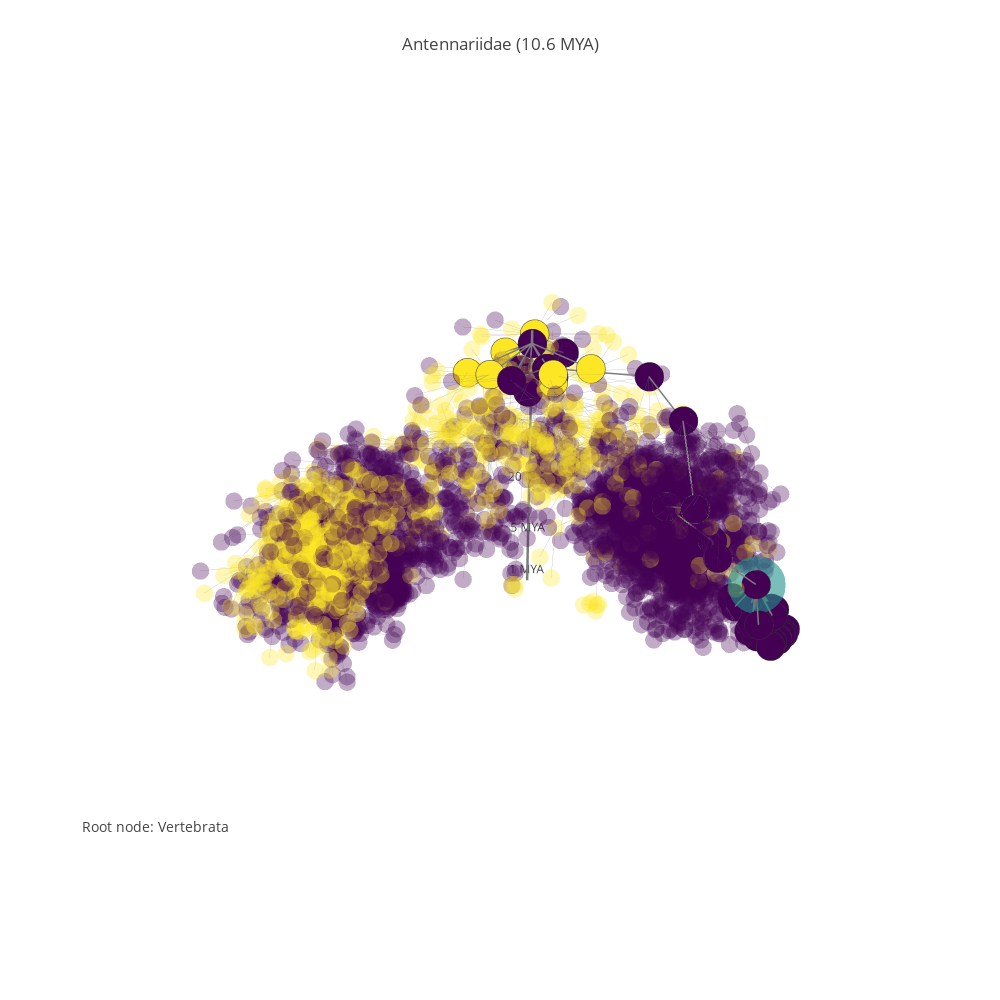

Source (notebook cell):
### Code cell
#focus_node = 16024 # whales
#focus_node = 16293 # Catarrhini
#focus_node = 16299 # Hominidae
pgp.refocus(21993)

### Figure 1 — Plotly figure (JSON) as saved in the notebook; plotly's stock layout.template omitted (floating-point values rounded to 4 significant figures; data arrays with more than 128 entries replaced by an {"elided": "..."} marker saying what was removed)
{"data": [{"hoverinfo": "none", "line": {"color": "rgb(125,125,125)", "width": 5}, "mode": "lines", "type": "scatter3d", "uid": "a449f8ca-ce27-11e8-889a-f45c89a09993", "x": [-2.127, -2.127, null], "y": [0.3212, 0.3212, null], "z": [6.506, 0.8307, null]}, {"mode": "text", "text": ["1 MYA", "5 MYA", "20 MYA", "50 MYA", "150 MYA"], "type": "scatter3d", "uid": "a449fca8-ce27-11e8-9b1c-f45c89a09993", "x": [-2.127, -2.127, -2.127], "y": [0.3212, 0.3212, 0.3212], "z": [0.6931, 1.792, 3.045, 3.932, 5.017]}, {"hoverinfo": "none", "line": {"color": "rgb(125,125,125)", "width": 1}, "mode": "lines", "opacity": 0.33, "type": "scatter3d", "uid": "a449fea6-ce27-11e8-b319-f45c89a09993", "x": {"elided": "12027 float values"}, "y": {"elided": "12027 float values"}, "z": {"elided": "12027 float values"}}, {"hoverinfo": "text", "marker": {"color": {"elided": "4009 int values"}, "colorscale": "Viridis", "opacity": 0.33, "size": 6, "symbol": "circle"}, "mode": "markers", "name": "actors", "text": {"elided": "4009 str values"}, "textfont": {"color": "#ff7f0e", "family": "sans serif", "size": 18}, "type": "scatter3d", "uid": "a44a0040-ce27-11e8-a4a8-f45c89a09993", "x": {"elided": "4009 float values"}, "y": {"elided": "4009 float values"}, "z": {"elided": "4009 float values"}}, {"hoverinfo": "none", "line": {"color": "rgb(125,125,125)", "width": 3}, "mode": "lines", "opacity": 1, "type": "scatter3d", "uid": "a44a01d0-ce27-11e8-a636-f45c89a09993", "x": {"elided": "183 float values"}, "y": {"elided": "183 float values"}, "z": {"elided": "183 float values"}}, {"hoverinfo": "text", "marker": {"color": [0, 0, 2, 0, 2, 2, 2, 0, 2, 0, 2, 2, 0, 0, 0, 0, 0, 0, 0, 0, 0, 0, 0, 0, 0, 0, 0, 0, 0, 0, 0, 0, 0, 0, 0, 0, 0, 0, 0, 0, 0, 0, 0, 0, 0, 0, 0, 0, 0, 0, 0, 0, 0, 0, 0, 0, 0, 0, 0, 0, 0, 0, 2], "colorscale": "Viridis", "line": {"color": "rgb(50,50,50)", "width": 0.5}, "size": 10, "symbol": "circle"}, "mode": "markers", "name": "actors", "text": ["<a href=\"https://en.wikipedia.org/wiki/Vertebrata\">Vertebrata -- 14829 (520.0 MYA)</a>", "<a href=\"https://en.wikipedia.org/wiki/Hyperoartia\">Hyperoartia -- 14831 (260.0 MYA)</a>", "<a href=\"https://en.wikipedia.org/wiki/Euconodonta\">Euconodonta -- 14832 (260.0 MYA)</a>", "<a href=\"https://en.wikipedia.org/wiki/Node 1\">Node 1 -- 14833 (260.0 MYA)</a>", "<a href=\"https://en.wikipedia.org/wiki/Pteraspidomorphi\">Pteraspidomorphi -- 14834 (358.9 MYA)</a>", "<a href=\"https://en.wikipedia.org/wiki/Thelodonti\">Thelodonti -- 14835 (458.0 MYA)</a>", "<a href=\"https://en.wikipedia.org/wiki/Anaspida\">Anaspida -- 14837 (444.0 MYA)</a>", "<a href=\"https://en.wikipedia.org/wiki/Node 2\">Node 2 -- 14838 (260.0 MYA)</a>", "<a href=\"https://en.wikipedia.org/wiki/Galeaspida\">Galeaspida -- 14839 (439.0 MYA)</a>", "<a href=\"https://en.wikipedia.org/wiki/Node 3\">Node 3 -- 14840 (260.0 MYA)</a>", "<a href=\"https://en.wikipedia.org/wiki/Pituriaspida\">Pituriaspida -- 14841 (419.2 MYA)</a>", "<a href=\"https://en.wikipedia.org/wiki/Osteostraci\">Osteostraci -- 14842 (433.0 MYA)</a>", "<a href=\"https://en.wikipedia.org/wiki/Gnathostomata\">Gnathostomata -- 14843 (462.0 MYA)</a>", "<a href=\"https://en.wikipedia.org/wiki/Actinopterygii\">Actinopterygii -- 14923 (419.0 MYA)</a>", "<a href=\"https://en.wikipedia.org/wiki/Halecostomi\">Halecostomi -- 68717 (419.0 MYA)</a>", "<a href=\"https://en.wikipedia.org/wiki/Teleostei\">Teleostei -- 15054 (252.17 MYA)</a>", "<a href=\"https://en.wikipedia.org/wiki/Acanthomorpha\">Acanthomorpha -- 15088 (100.0 MYA)</a>", "<a href=\"https://en.wikipedia.org/wiki/Acanthopterygii\">Acanthopterygii -- 15094 (50.0 MYA)</a>", "<a href=\"https://en.wikipedia.org/wiki/Percomorpha\">Percomorpha -- 52146 (25.0 MYA)</a>", "<a href=\"https://en.wikipedia.org/wiki/Lophiiformes\">Lophiiformes -- 21989 (21.2 MYA)</a>", "<a href=\"https://en.wikipedia.org/wiki/Antennariidae\">Antennariidae -- 21993 (10.6 MYA)</a>", "<a href=\"https://en.wikipedia.org/wiki/Antennarius\">Antennarius -- 52009 (5.3 MYA)</a>", "<a href=\"https://en.wikipedia.org/wiki/Antennarius striatus Group\">Antennarius striatus Group -- 52020 (4.5 MYA)</a>", "<a href=\"https://en.wikipedia.org/wiki/Antennarius striatus\">Antennarius striatus -- 52046 (2.6 MYA)</a>", "<a href=\"https://en.wikipedia.org/wiki/Antennarius hispidus\">Antennarius hispidus -- 52047 (2.6 MYA)</a>", "<a href=\"https://en.wikipedia.org/wiki/Antennarius nummifer Group\">Antennarius nummifer Group -- 52026 (2.6 MYA)</a>", "<a href=\"https://en.wikipedia.org/wiki/Antennarius nummifer\">Antennarius nummifer -- 52048 (2.6 MYA)</a>", "<a href=\"https://en.wikipedia.org/wiki/Antennarius coccineus\">Antennarius coccineus -- 52051 (2.6 MYA)</a>", "<a href=\"https://en.wikipedia.org/wiki/Antennarius bermudensis\">Antennarius bermudensis -- 52052 (2.6 MYA)</a>", "<a href=\"https://en.wikipedia.org/wiki/Antennarius sanguineus\">Antennarius sanguineus -- 52053 (2.6 MYA)</a>", "<a href=\"https://en.wikipedia.org/wiki/Antennarius duescus\">Antennarius duescus -- 52055 (2.6 MYA)</a>", "<a href=\"https://en.wikipedia.org/wiki/Antennarius analis\">Antennarius analis -- 52056 (2.6 MYA)</a>", "<a href=\"https://en.wikipedia.org/wiki/Antennarius dorhensis\">Antennarius dorhensis -- 52057 (2.6 MYA)</a>", "<a href=\"https://en.wikipedia.org/wiki/Antennarius rosaceus\">Antennarius rosaceus -- 52058 (2.6 MYA)</a>", "<a href=\"https://en.wikipedia.org/wiki/Antennarius biocellatus\">Antennarius biocellatus -- 52028 (2.6 MYA)</a>", "<a href=\"https://en.wikipedia.org/wiki/Antennarius pauciradiatus Group\">Antennarius pauciradiatus Group -- 52029 (2.6 MYA)</a>", "<a href=\"https://en.wikipedia.org/wiki/Antennarius randalli\">Antennarius randalli -- 52065 (2.6 MYA)</a>", "<a href=\"https://en.wikipedia.org/wiki/Antennarius pauciradiatus\">Antennarius pauciradiatus -- 52066 (2.6 MYA)</a>", "<a href=\"https://en.wikipedia.org/wiki/Antennarius pictus Group\">Antennarius pictus Group -- 52022 (2.6 MYA)</a>", "<a href=\"https://en.wikipedia.org/wiki/Antennarius pictus\">Antennarius pictus -- 52030 (2.6 MYA)</a>", "<a href=\"https://en.wikipedia.org/wiki/Antennarius maculatus\">Antennarius maculatus -- 52031 (2.6 MYA)</a>", "<a href=\"https://en.wikipedia.org/wiki/Antennarius commersoni\">Antennarius commersoni -- 52032 (2.6 MYA)</a>", "<a href=\"https://en.wikipedia.org/wiki/Antennarius multiocellatus\">Antennarius multiocellatus -- 52034 (2.6 MYA)</a>", "<a href=\"https://en.wikipedia.org/wiki/Antennarius pardalis\">Antennarius pardalis -- 52035 (2.6 MYA)</a>", "<a href=\"https://en.wikipedia.org/wiki/Anennarius ocellatus Group\">Anennarius ocellatus Group -- 52024 (2.6 MYA)</a>", "<a href=\"https://en.wikipedia.org/wiki/Antennarius indicus\">Antennarius indicus -- 52036 (2.6 MYA)</a>", "<a href=\"https://en.wikipedia.org/wiki/Antennarius radiosus\">Antennarius radiosus -- 52038 (2.6 MYA)</a>", "<a href=\"https://en.wikipedia.org/wiki/Antennarius scriptissimus\">Antennarius scriptissimus -- 52041 (2.6 MYA)</a>", "<a href=\"https://en.wikipedia.org/wiki/Antennarius avalonis\">Antennarius avalonis -- 52042 (2.6 MYA)</a>", "<a href=\"https://en.wikipedia.org/wiki/Antennarius ocellatus\">Antennarius ocellatus -- 52044 (2.6 MYA)</a>", "<a href=\"https://en.wikipedia.org/wiki/Antennarius senegalensis\">Antennarius senegalensis -- 52045 (2.6 MYA)</a>", "<a href=\"https://en.wikipedia.org/wiki/Nudiantennarius\">Nudiantennarius -- 52008 (5.3 MYA)</a>", "<a href=\"https://en.wikipedia.org/wiki/Antennatus\">Antennatus -- 52007 (5.3 MYA)</a>", "<a href=\"https://en.wikipedia.org/wiki/Kuiterichthys\">Kuiterichthys -- 52005 (5.3 MYA)</a>", "<a href=\"https://en.wikipedia.org/wiki/Allenichthys\">Allenichthys -- 52004 (5.3 MYA)</a>", "<a href=\"https://en.wikipedia.org/wiki/Lophiocharon\">Lophiocharon -- 52003 (5.3 MYA)</a>", "<a href=\"https://en.wikipedia.org/wiki/Echinophryne\">Echinophryne -- 52002 (5.3 MYA)</a>", "<a href=\"https://en.wikipedia.org/wiki/Phyllophryne\">Phyllophryne -- 52001 (5.3 MYA)</a>", "<a href=\"https://en.wikipedia.org/wiki/Rhycherus\">Rhycherus -- 52000 (5.3 MYA)</a>", "<a href=\"https://en.wikipedia.org/wiki/Histiophryne\">Histiophryne -- 51999 (5.3 MYA)</a>", "<a href=\"https://en.wikipedia.org/wiki/Tathicarpus\">Tathicarpus -- 51998 (5.3 MYA)</a>"], "type": "scatter3d", "uid": "a44a0358-ce27-11e8-99db-f45c89a09993", "x": [-2.127, -2.435, -2.54, -1.702, -1.827, -2.311, -1.743, -2.209, -0.9931, -3.309, -0.8269, -2.72, -1.028, -1.916, -2.931, -2.867, -2.022, -2.577, -3.12, -2.943, -3.543, -3.843, -3.643, -4.009, -4.137, -3.644, -4.16, -3.724, -4.099, -3.998, -3.577, -3.761, -3.603, -3.935, -3.86, -4.117, -3.805, -3.859, -3.73, -4.156, -3.755, -4.002, -3.892, -3.804, -4.13, -3.638, -3.814, -3.937, -3.531, -4.135, -3.772, -3.229, -3.687, -3.593, -3.608, -3.629, -3.58, -3.684, -3.287, -3.409, -3.854], "y": [0.3212, 0.5784, -0.7649, 0.6363, 1.11, 1.536, 1.175, -0.06081, 0.4034, 0.04809, 0.01163, -0.1803, 0.8845, 0.8683, 2.329, 3.163, 4.147, 3.217, 3.917, 4.176, 4.699, 4.937, 4.992, 4.949, 4.852, 5.193, 4.783, 4.96, 5.103, 5.207, 4.903, 5.228, 4.707, 5.194, 4.798, 5.063, 4.789, 4.868, 4.686, 4.947, 5.182, 4.816, 5.148, 5.2, 4.963, 4.788, 4.884, 5.102, 5.224, 5.16, 4.779, 4.932, 5.05, 4.425, 4.744, 4.645, 4.246, 5.072, 5.032, 4.44, 4.998], "z": [6.256, 5.565, 5.565, 5.565, 5.886, 6.129, 6.098, 5.565, 6.087, 5.565, 6.041, 6.073, 6.138, 6.04, 6.04, 5.534, 4.615, 3.932, 3.258, 3.1, 2.451, 1.841, 1.705, 1.281, 1.281, 1.281, 1.281, 1.281, 1.281, 1.281, 1.281, 1.281, 1.281, 1.281, 1.281, 1.281, 1.281, 1.281, 1.281, 1.281, 1.281, 1.281, 1.281, 1.281, 1.281, 1.281, 1.281, 1.281, 1.281, 1.281, 1.281, 1.841, 1.841, 1.841, 1.841, 1.841, 1.841, 1.841, 1.841, 1.841, 1.841]}, {"hoverinfo": "text", "marker": {"color": [1], "colorscale": "Viridis", "opacity": 0.6, "size": 20, "symbol": "circle"}, "mode": "markers", "name": "actors", "text": ["<a href=\"https://en.wikipedia.org/wiki/Vertebrata\">Vertebrata -- 14829 (520.0 MYA)</a>", "<a href=\"https://en.wikipedia.org/wiki/Hyperoartia\">Hyperoartia -- 14831 (260.0 MYA)</a>", "<a href=\"https://en.wikipedia.org/wiki/Euconodonta\">Euconodonta -- 14832 (260.0 MYA)</a>", "<a href=\"https://en.wikipedia.org/wiki/Node 1\">Node 1 -- 14833 (260.0 MYA)</a>", "<a href=\"https://en.wikipedia.org/wiki/Pteraspidomorphi\">Pteraspidomorphi -- 14834 (358.9 MYA)</a>", "<a href=\"https://en.wikipedia.org/wiki/Thelodonti\">Thelodonti -- 14835 (458.0 MYA)</a>", "<a href=\"https://en.wikipedia.org/wiki/Anaspida\">Anaspida -- 14837 (444.0 MYA)</a>", "<a href=\"https://en.wikipedia.org/wiki/Node 2\">Node 2 -- 14838 (260.0 MYA)</a>", "<a href=\"https://en.wikipedia.org/wiki/Galeaspida\">Galeaspida -- 14839 (439.0 MYA)</a>", "<a href=\"https://en.wikipedia.org/wiki/Node 3\">Node 3 -- 14840 (260.0 MYA)</a>", "<a href=\"https://en.wikipedia.org/wiki/Pituriaspida\">Pituriaspida -- 14841 (419.2 MYA)</a>", "<a href=\"https://en.wikipedia.org/wiki/Osteostraci\">Osteostraci -- 14842 (433.0 MYA)</a>", "<a href=\"https://en.wikipedia.org/wiki/Gnathostomata\">Gnathostomata -- 14843 (462.0 MYA)</a>", "<a href=\"https://en.wikipedia.org/wiki/Actinopterygii\">Actinopterygii -- 14923 (419.0 MYA)</a>", "<a href=\"https://en.wikipedia.org/wiki/Halecostomi\">Halecostomi -- 68717 (419.0 MYA)</a>", "<a href=\"https://en.wikipedia.org/wiki/Teleostei\">Teleostei -- 15054 (252.17 MYA)</a>", "<a href=\"https://en.wikipedia.org/wiki/Acanthomorpha\">Acanthomorpha -- 15088 (100.0 MYA)</a>", "<a href=\"https://en.wikipedia.org/wiki/Acanthopterygii\">Acanthopterygii -- 15094 (50.0 MYA)</a>", "<a href=\"https://en.wikipedia.org/wiki/Percomorpha\">Percomorpha -- 52146 (25.0 MYA)</a>", "<a href=\"https://en.wikipedia.org/wiki/Lophiiformes\">Lophiiformes -- 21989 (21.2 MYA)</a>", "<a href=\"https://en.wikipedia.org/wiki/Antennariidae\">Antennariidae -- 21993 (10.6 MYA)</a>", "<a href=\"https://en.wikipedia.org/wiki/Antennarius\">Antennarius -- 52009 (5.3 MYA)</a>", "<a href=\"https://en.wikipedia.org/wiki/Antennarius striatus Group\">Antennarius striatus Group -- 52020 (4.5 MYA)</a>", "<a href=\"https://en.wikipedia.org/wiki/Antennarius striatus\">Antennarius striatus -- 52046 (2.6 MYA)</a>", "<a href=\"https://en.wikipedia.org/wiki/Antennarius hispidus\">Antennarius hispidus -- 52047 (2.6 MYA)</a>", "<a href=\"https://en.wikipedia.org/wiki/Antennarius nummifer Group\">Antennarius nummifer Group -- 52026 (2.6 MYA)</a>", "<a href=\"https://en.wikipedia.org/wiki/Antennarius nummifer\">Antennarius nummifer -- 52048 (2.6 MYA)</a>", "<a href=\"https://en.wikipedia.org/wiki/Antennarius coccineus\">Antennarius coccineus -- 52051 (2.6 MYA)</a>", "<a href=\"https://en.wikipedia.org/wiki/Antennarius bermudensis\">Antennarius bermudensis -- 52052 (2.6 MYA)</a>", "<a href=\"https://en.wikipedia.org/wiki/Antennarius sanguineus\">Antennarius sanguineus -- 52053 (2.6 MYA)</a>", "<a href=\"https://en.wikipedia.org/wiki/Antennarius duescus\">Antennarius duescus -- 52055 (2.6 MYA)</a>", "<a href=\"https://en.wikipedia.org/wiki/Antennarius analis\">Antennarius analis -- 52056 (2.6 MYA)</a>", "<a href=\"https://en.wikipedia.org/wiki/Antennarius dorhensis\">Antennarius dorhensis -- 52057 (2.6 MYA)</a>", "<a href=\"https://en.wikipedia.org/wiki/Antennarius rosaceus\">Antennarius rosaceus -- 52058 (2.6 MYA)</a>", "<a href=\"https://en.wikipedia.org/wiki/Antennarius biocellatus\">Antennarius biocellatus -- 52028 (2.6 MYA)</a>", "<a href=\"https://en.wikipedia.org/wiki/Antennarius pauciradiatus Group\">Antennarius pauciradiatus Group -- 52029 (2.6 MYA)</a>", "<a href=\"https://en.wikipedia.org/wiki/Antennarius randalli\">Antennarius randalli -- 52065 (2.6 MYA)</a>", "<a href=\"https://en.wikipedia.org/wiki/Antennarius pauciradiatus\">Antennarius pauciradiatus -- 52066 (2.6 MYA)</a>", "<a href=\"https://en.wikipedia.org/wiki/Antennarius pictus Group\">Antennarius pictus Group -- 52022 (2.6 MYA)</a>", "<a href=\"https://en.wikipedia.org/wiki/Antennarius pictus\">Antennarius pictus -- 52030 (2.6 MYA)</a>", "<a href=\"https://en.wikipedia.org/wiki/Antennarius maculatus\">Antennarius maculatus -- 52031 (2.6 MYA)</a>", "<a href=\"https://en.wikipedia.org/wiki/Antennarius commersoni\">Antennarius commersoni -- 52032 (2.6 MYA)</a>", "<a href=\"https://en.wikipedia.org/wiki/Antennarius multiocellatus\">Antennarius multiocellatus -- 52034 (2.6 MYA)</a>", "<a href=\"https://en.wikipedia.org/wiki/Antennarius pardalis\">Antennarius pardalis -- 52035 (2.6 MYA)</a>", "<a href=\"https://en.wikipedia.org/wiki/Anennarius ocellatus Group\">Anennarius ocellatus Group -- 52024 (2.6 MYA)</a>", "<a href=\"https://en.wikipedia.org/wiki/Antennarius indicus\">Antennarius indicus -- 52036 (2.6 MYA)</a>", "<a href=\"https://en.wikipedia.org/wiki/Antennarius radiosus\">Antennarius radiosus -- 52038 (2.6 MYA)</a>", "<a href=\"https://en.wikipedia.org/wiki/Antennarius scriptissimus\">Antennarius scriptissimus -- 52041 (2.6 MYA)</a>", "<a href=\"https://en.wikipedia.org/wiki/Antennarius avalonis\">Antennarius avalonis -- 52042 (2.6 MYA)</a>", "<a href=\"https://en.wikipedia.org/wiki/Antennarius ocellatus\">Antennarius ocellatus -- 52044 (2.6 MYA)</a>", "<a href=\"https://en.wikipedia.org/wiki/Antennarius senegalensis\">Antennarius senegalensis -- 52045 (2.6 MYA)</a>", "<a href=\"https://en.wikipedia.org/wiki/Nudiantennarius\">Nudiantennarius -- 52008 (5.3 MYA)</a>", "<a href=\"https://en.wikipedia.org/wiki/Antennatus\">Antennatus -- 52007 (5.3 MYA)</a>", "<a href=\"https://en.wikipedia.org/wiki/Kuiterichthys\">Kuiterichthys -- 52005 (5.3 MYA)</a>", "<a href=\"https://en.wikipedia.org/wiki/Allenichthys\">Allenichthys -- 52004 (5.3 MYA)</a>", "<a href=\"https://en.wikipedia.org/wiki/Lophiocharon\">Lophiocharon -- 52003 (5.3 MYA)</a>", "<a href=\"https://en.wikipedia.org/wiki/Echinophryne\">Echinophryne -- 52002 (5.3 MYA)</a>", "<a href=\"https://en.wikipedia.org/wiki/Phyllophryne\">Phyllophryne -- 52001 (5.3 MYA)</a>", "<a href=\"https://en.wikipedia.org/wiki/Rhycherus\">Rhycherus -- 52000 (5.3 MYA)</a>", "<a href=\"https://en.wikipedia.org/wiki/Histiophryne\">Histiophryne -- 51999 (5.3 MYA)</a>", "<a href=\"https://en.wikipedia.org/wiki/Tathicarpus\">Tathicarpus -- 51998 (5.3 MYA)</a>"], "type": "scatter3d", "uid": "a44a04dc-ce27-11e8-a445-f45c89a09993", "x": [-3.543], "y": [4.699], "z": [2.451]}], "layout": {"annotations": [{"font": {"size": 14}, "showarrow": false, "text": "Root node: Vertebrata", "x": 0, "xanchor": "left", "xref": "paper", "y": 0.1, "yanchor": "bottom", "yref": "paper"}], "height": 1000, "hovermode": "closest", "margin": {"t": 100}, "scene": {"xaxis": {"showbackground": false, "showgrid": false, "showline": false, "showticklabels": false, "title": "", "zeroline": false}, "yaxis": {"showbackground": false, "showgrid": false, "showline": false, "showticklabels": false, "title": "", "zeroline": false}, "zaxis": {"showbackground": false, "showgrid": false, "showline": false, "showticklabels": false, "title": "", "zeroline": false}}, "showlegend": false, "title": "<a href=\"https://en.wikipedia.org/wiki/Antennariidae\">Antennariidae</a> (10.6 MYA)", "width": 1000}}
